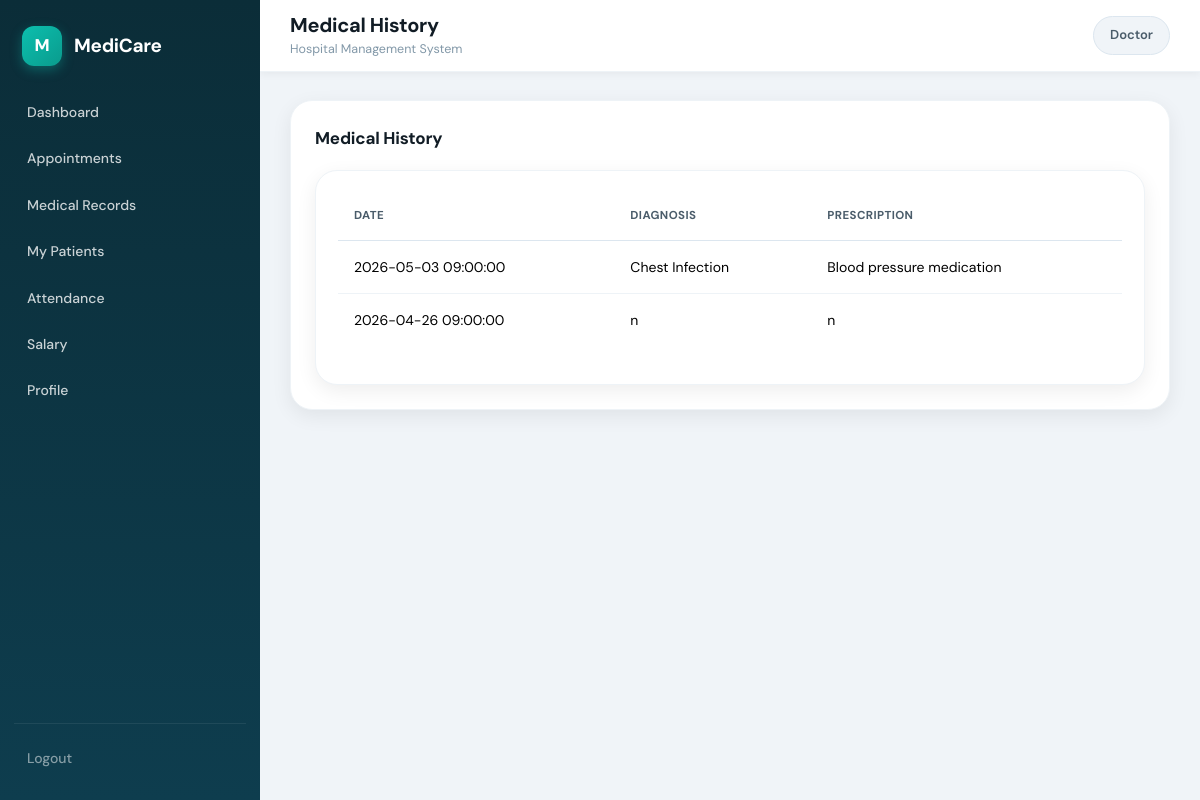
The page /doctor/patient/4/history (signed in) on the database its author committed.
### tables this page shows
CREATE TABLE medical_records (
        id INTEGER PRIMARY KEY AUTOINCREMENT,
        patient_id INTEGER NOT NULL,
        doctor_id INTEGER NOT NULL,
        appointment_id INTEGER,
        diagnosis TEXT,
        prescription_notes TEXT,
        created_at TIMESTAMP DEFAULT CURRENT_TIMESTAMP,
        FOREIGN KEY(patient_id) REFERENCES patients(id),
        FOREIGN KEY(doctor_id) REFERENCES doctors(id),
        FOREIGN KEY(appointment_id) REFERENCES appointments(id)
    );

CREATE TABLE appointments (
        id INTEGER PRIMARY KEY AUTOINCREMENT,
        patient_id INTEGER NOT NULL,
        doctor_id INTEGER NOT NULL,
        consultation_fee REAL DEFAULT 0,
        appointment_time TEXT NOT NULL,
        status TEXT DEFAULT 'pending'
            CHECK(status IN ('pending', 'confirmed', 'completed', 'cancelled', 'no-show')),
        reason TEXT,
        created_at TIMESTAMP DEFAULT CURRENT_TIMESTAMP,
        FOREIGN KEY(patient_id) REFERENCES patients(id) ON DELETE CASCADE,
        FOREIGN KEY(doctor_id) REFERENCES doctors(id) ON DELETE CASCADE
    );

### app.py (the view)
@app.route('/doctor/patient/<int:user_id>/history')
def doctor_patient_history(user_id):
    if session.get('role') != 'doctor':
        return redirect('/')
    doctor_user = session.get('user_id')
    conn = get_connection()
    cur = conn.cursor()
    cur.execute("SELECT id FROM doctors WHERE user_id=?", (doctor_user,))
    doctor = cur.fetchone()
    if not doctor:
        conn.close()
        return redirect('/')
    doctor_id = doctor['id']
    cur.execute("""
        SELECT
            mr.diagnosis,
            mr.prescription_notes,
            a.appointment_time
        FROM medical_records mr
        JOIN appointments a ON a.id = mr.appointment_id
        WHERE mr.patient_id = (
            SELECT id FROM patients WHERE user_id = ?
        )
        AND mr.doctor_id = ?
        ORDER BY a.appointment_time DESC
    """, (user_id, doctor_id))
    records = cur.fetchall()
    conn.close()
    return render_template("medical_records/patient_history.html", records=records)

### app.py (called while the page is built)
def get_connection():
    conn = sqlite3.connect('database.db')
    conn.row_factory = sqlite3.Row
    conn.execute("PRAGMA foreign_keys = ON")
    return conn

### templates/medical_records/patient_history.html (shortened to what this page needs)
{% extends "base.html" %}
{% block page_title %}Medical History{% endblock %}
{% block content %}
<div class="admin-section">
    <div class="admin-section-title">
        Medical History
    </div>
    <div class="card">
        {% if records %}
        <table class="table">
            <thead>
                <tr>
                    <th>Date</th>
                    <th>Diagnosis</th>
                    <th>Prescription</th>
                </tr>
            </thead>
            <tbody>
                {% for r in records %}
                <tr>
                    <td>{{ r.appointment_time }}</td>
                    <td>{{ r.diagnosis }}</td>
                    <td>{{ r.prescription_notes }}</td>
                </tr>
                {% endfor %}
            </tbody>
        </table>
        {% else %}
            <div class="empty">None</div>
        {% endif %}
    </div>
</div>
{% endblock %}

### static/css/style.css (style rules this page uses)
:root { --primary: #0cbfae; --primary-dark: #0a9b8d; --primary-deeper: #087a6e; --primary-glow: rgba(12, 191, 174, 0.14); --accent: #f0a500; --accent-light: rgba(240, 165, 0, 0.12); --danger: #e03e3e; --danger-light: rgba(224, 62, 62, 0.1); --success: #16a667; --success-light: rgba(22, 166, 103, 0.1); --warning: #d48f00; --warning-light: rgba(212, 143, 0, 0.1); --info: #2563eb; --info-light: rgba(37, 99, 235, 0.1); --bg: #f0f4f8; --surface: #ffffff; --surface-2: #f7fafc; --text: #111c25; --text-2: #4a5c6a; --muted: #8298a8; --border: #dce6ef; --border-light: #eef3f7; --sidebar-bg: #0b2d38; --sidebar-mid: #0e3d4e; --sidebar-text: rgba(255, 255, 255, 0.78); --sidebar-text-active: #ffffff; --sidebar-hover: rgba(255, 255, 255, 0.09); --sidebar-active: rgba(12, 191, 174, 0.18); --radius-sm: 10px; --radius: 16px; --radius-lg: 22px; --radius-xl: 28px; --shadow-sm: 0 2px 8px rgba(0, 0, 0, 0.05); --shadow: 0 6px 20px rgba(0, 0, 0, 0.07); --shadow-md: 0 10px 32px rgba(0, 0, 0, 0.09); --shadow-lg: 0 20px 50px rgba(0, 0, 0, 0.12); --sidebar-w: 260px; --topbar-h: 72px; --transition: 0.2s ease; }
*, *::before, *::after { margin: 0; padding: 0; box-sizing: border-box; }
html { scroll-behavior: smooth; }
body { font-family: 'DM Sans', system-ui, sans-serif; background: var(--bg); color: var(--text); font-size: 15px; line-height: 1.6; -webkit-font-smoothing: antialiased; }
.admin-section, .section-card, .profile-panel, .salary-filter-card, .salary-summary-card, .table-wrap, .table-box, .filters-card, .system-status, .salary-table-card { background: var(--surface); border-radius: var(--radius-lg); box-shadow: var(--shadow); border: 1px solid var(--border-light); }
.card { background: var(--surface); border-radius: var(--radius-lg); box-shadow: var(--shadow); border: 1px solid var(--border-light); padding: 22px; transition: var(--transition); }
.admin-section { padding: 24px; margin-bottom: 24px; }
.admin-section-title, .section-header h3, .panel-header h3 { font-size: 17px; font-weight: 700; color: var(--text); margin-bottom: 18px; letter-spacing: -0.2px; }
table, .table, .entity-table, .modern-table, .salary-table { width: 100%; border-collapse: collapse; }
thead, .table thead { background: var(--surface-2); }
th, .table th { padding: 14px 16px; font-size: 11.5px; font-weight: 700; color: var(--text-2); text-align: left; border-bottom: 1px solid var(--border); white-space: nowrap; text-transform: uppercase; letter-spacing: 0.4px; }
td, .table td { padding: 15px 16px; font-size: 14px; border-bottom: 1px solid var(--border-light); vertical-align: middle; }
tbody tr { transition: background var(--transition); }
tbody tr:last-child td { border-bottom: none; }

### rows shown on the page
medical_records: appointment_time "2026-05-03 09:00:00", diagnosis "Chest Infection", prescription_notes "Blood pressure medication"
medical_records: appointment_time "2026-04-26 09:00:00", diagnosis "n", prescription_notes "n"

### other values the page prints
{{ session.get('role', 'User')|capitalize }} "Doctor"
